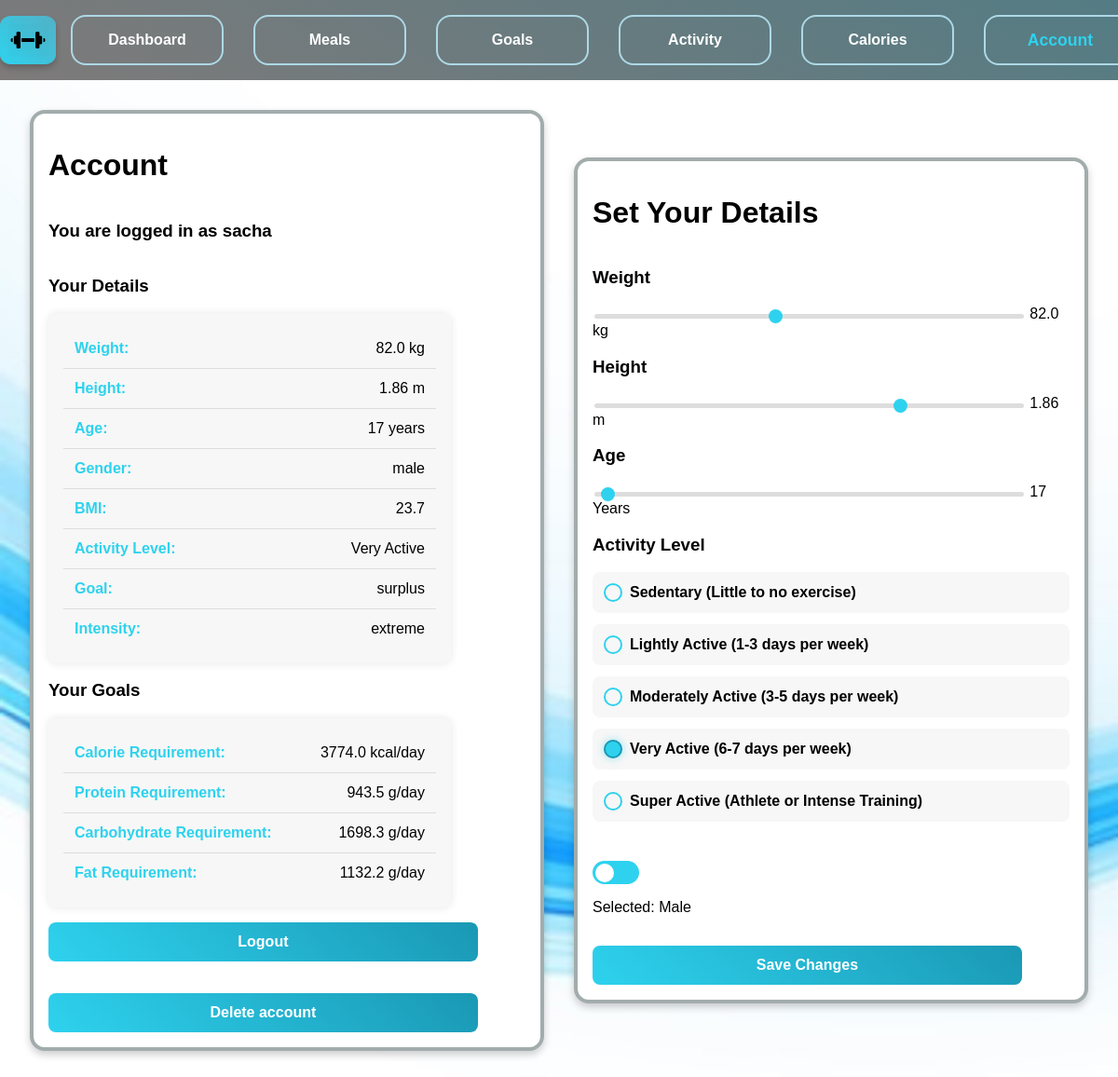
Page /account (signed in) on the earlier database version.
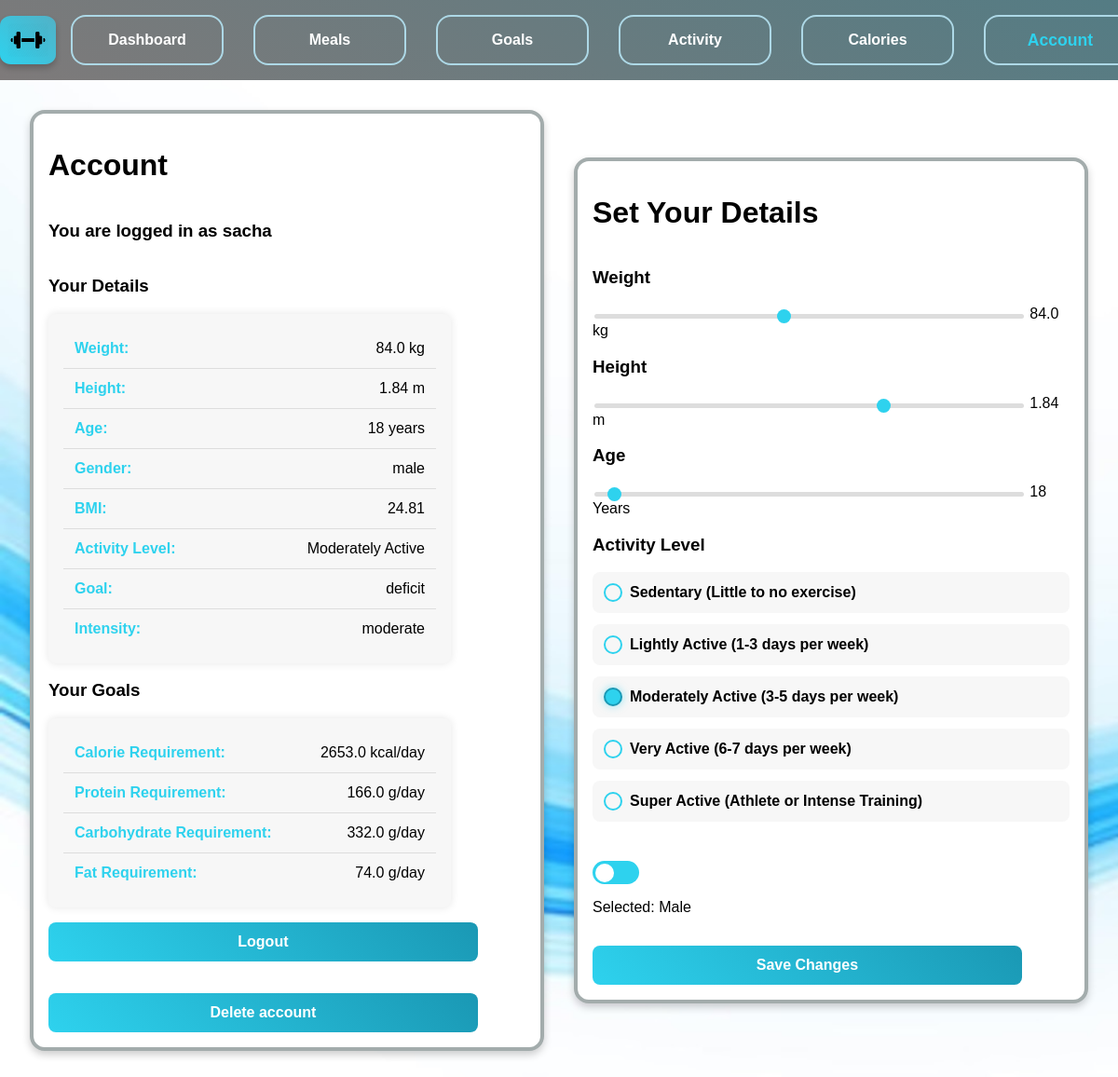
Same page on the later database version.
### app.py (models this page shows, shortened)
class User(db.Model):
    id = db.Column(db.Integer, primary_key=True)
    username = db.Column(db.String(100))
    weight = db.Column(db.Float, default=90)
    height = db.Column(db.Float, default=1.75)
    age = db.Column(db.Integer, default=48)
    gender = db.Column(db.String(10), default='male')
    bmi = db.Column(db.Float)
    bmr = db.Column(db.Float)
    tdee = db.Column(db.Float)
    exercise_level = db.Column(db.String(20), default='sedentary')
    goal = db.Column(db.String(20), default='maintain')
    intensity = db.Column(db.String(20))
    caloriesRequired = db.Column(db.Float)
    proteinRatio = db.Column(db.Float)
    fatRatio = db.Column(db.Float)
    carbRatio = db.Column(db.Float)
    proteinRequired = db.Column(db.Float)
    fatRequired = db.Column(db.Float)
    carbRequired = db.Column(db.Float)
    meals = db.relationship('UserMeals', backref='user', lazy=True)

### app.py (the view, shortened to what this page needs)
@app.route('/account', methods=['POST', 'GET'])
def account():
    username = session.get('username')
    found_user = User.query.filter_by(username=username).first()
    return render_template(
        'account.html',
        username=username,
        user_db=found_user
    )

### templates/account.html (shortened to what this page needs)
{% extends "base.html" %}
{% block content %}
<div class="content">
    <div class="section-box">
        <h1>Account</h1>
        <h3>You are logged in as {{username}}</h3>
        <h3>Your Details</h3>
        <ul class="user-list">
            <li><strong>Weight:</strong> {{ user_db.weight if user_db.weight else 90 }} kg</li>
            <li><strong>Height:</strong> {{ user_db.height if user_db.height else 1.75 }} m</li>
            <li><strong>Age:</strong> {{ user_db.age if user_db.age else 48 }} years</li>
            <li><strong>Gender:</strong> {{ user_db.gender if user_db.gender else 'male' }}</li>
            <li><strong>BMI:</strong> {{ user_db.bmi if user_db.bmi else 'Not Calculated' }}</li>
            <li><strong>Activity Level:</strong> {{ user_db.exercise_level.replace("_", " ").title() if user_db.exercise_level else 'Not Set' }}</li>
            <li><strong>Goal:</strong> {{ user_db.goal if user_db.goal else 'Not Set' }}</li>
            <li><strong>Intensity:</strong> {{ user_db.intensity if user_db.intensity else 'Not Set' }}</li>
        </ul>
        <h3>Your Goals</h3>
        <ul class="user-list">
            <li><strong>Calorie Requirement:</strong> {{ user_db.caloriesRequired if user_db.caloriesRequired else 'Not Set' }} kcal/day</li>
            <li><strong>Protein Requirement:</strong> {{ user_db.proteinRequired if user_db.proteinRequired else 'Not Set' }} g/day</li>
            <li><strong>Carbohydrate Requirement:</strong> {{ user_db.carbRequired if user_db.carbRequired else 'Not Set' }} g/day</li>
            <li><strong>Fat Requirement:</strong> {{ user_db.fatRequired if user_db.fatRequired else 'Not Set' }} g/day</li>
        </ul>
        <form method="POST" action='/account'>
            <button type="submit" name="action" value="logout">Logout</button>
        </form>
        <br>
        <form method="POST" action='/account'>
            <button type="submit" name="action" value="delete">Delete account</button>
        </form>
    </div>
    <div class='section-box'>
        <h1>Set Your Details</h1>
        <form method="POST" action="/account">
            <h3>Weight</h3>
            <input type="range" id="weightSlider" name="getWeight" min="40" max="140" step="1"
                value="{{ user_db.weight if user_db.weight else 70 }}"
                oninput="weightOutput.value = this.value">
            <output id="weightOutput">{{ user_db.weight if user_db.weight else 70 }}</output> kg
            <br>
            <h3>Height</h3>
            <input type="range" id="heightSlider" name="getHeight" min="1.50" max="2.00" step="0.01"
                value="{{ user_db.height if user_db.height else 1.75 }}"
                oninput="heightOutput.value = this.value">
            <output id="heightOutput">{{ user_db.height if user_db.height else 1.75 }}</output> m
            <br>
            <h3>Age</h3>
            <input type="range" id="ageSlider" name="getAge" min="16" max="80" step="1"
                value="{{ user_db.age if user_db.age else 25 }}"
                oninput="ageOutput.value = this.value">
            <output id="ageOutput">{{ user_db.age if user_db.age else 25 }}</output> Years
            <br>
            <h3>Activity Level</h3>
            <div class="activity-level">
                <label class="radio-button">
                    <span class="custom-radio"></span> Sedentary (Little to no exercise)
                </label>
                <label class="radio-button">
                    <span class="custom-radio"></span> Lightly Active (1-3 days per week)
                </label>
                <label class="radio-button">
                    <span class="custom-radio"></span> Moderately Active (3-5 days per week)
                </label>
                <label class="radio-button">
                    <span class="custom-radio"></span> Very Active (6-7 days per week)
                </label>
                <label class="radio-button">
                    <span class="custom-radio"></span> Super Active (Athlete or Intense Training)
                </label>
            </div>
            <br>
            <label class="switch">
                <span class="slider"></span>
            </label>
            <p>Selected: <span id="genderText">{% if gender == 'female' %}Female{% else %}Male{% endif %}</span></p>
            <button type="submit" name="action" value="updateDetails">Save Changes</button>
        </form>
    </div>
{% endblock %}

### templates/base.html (shortened to what this page needs)
<!DOCTYPE html>
<html lang="en">
<head>
    <link rel="stylesheet" href="{{ url_for('static', filename='style.css') }}">
<body>
    <nav class="navbar">
        <ul class="navbar_items">
            <li>
                <img src="{{ url_for('static', filename='images/icon.png') }}" height="45" class="navbar_logo"/>
            </li>
            <li>
                <a href=/dashboard class="navbar_links {% if request.path == '/dashboard' %}active{% endif %}">Dashboard</a>
            </li>
            <li>
                <a href="/meals" class="navbar_links {% if request.path == '/meals' %}active{% endif %}">Meals</a>
            </li>
            <li>
                <a href="/goals" class="navbar_links {% if request.path == '/goals' %}active{% endif %}">Goals</a>
            </li>
            <li>
                <a href="/activity" class="navbar_links {% if request.path == '/activity' %}active{% endif %}">Activity</a>
            </li>
            <li>
                <a href="/calories" class="navbar_links {% if request.path == '/calories' %}active{% endif %}">Calories</a>
            </li>
            <li>
                <a href="/account" class="navbar_links {% if request.path == '/account' %}active{% endif %}">Account</a>
            </li>
        </ul>
    </nav>
    <main>
        {% block content %}  {% endblock %}
    </main>
</body>
</html>

### static/style.css (style rules this page uses)
html, body { background-image: url("./images/background.jpg"); background-size: cover; background-attachment: fixed; height: 100%; margin: 0rem; display: flex; flex-direction: column; box-sizing: border-box; font-family: sans-serif; }
.navbar_items { list-style-type: none; background: linear-gradient(30deg, #7e7a7a, #547c84); padding: 0; margin: 0; display: flex; justify-content: space-around; align-items: center; }
.navbar_links { padding: 1rem; width: 10rem; color: white; text-decoration: none; font-weight: bold; transition: all 0.3s ease; display: flex; justify-content: center; }
.navbar li { margin: 1rem; width: 10rem; border: 2px solid lightblue; border-radius: 1rem; display: flex; justify-content: center; }
.navbar_links.active { font-weight: bold; color: #2ed2ee; transform: scale(1.1); }
.navbar_logo { border-radius: 20%; width: 2.75rem; height: 2.25rem; background: linear-gradient(45deg, #2ed2ee, #52b1c6); padding: 0.5rem; box-shadow: 0px 4px 6px rgba(0, 0, 0, 0.2); transition: transform 0.3s ease-in-out, box-shadow 0.3s ease-in-out; }
.navbar_items li:first-child { border: none; background: transparent; margin: 0; padding: 0; width: auto; }
.section-box { display: flex; flex-direction: column; flex-grow: 1; border: 0.3rem solid rgb(163, 172, 172); padding: 1rem; margin: 1rem; border-radius: 1rem; background-color: white; width: 40%; box-shadow: 0 0.25rem 0.5rem rgba(0, 0, 0, 0.2); transition: transform 0.3s ease-in-out; overflow: hidden; }
.content { display: flex; flex-wrap: wrap; justify-content: space-between; align-items: center; padding: 1rem; }
input[type="range"] { -webkit-appearance: none; appearance: none; width: 90%; height: 5px; background: #ddd; border-radius: 5px; outline: none; transition: background 0.3s ease-in-out; }
button, input[type="submit"] { width: 90%; padding: 0.75rem; margin-top: 1rem; border: none; border-radius: 0.5rem; background: linear-gradient(45deg, #2ed2ee, #1a98b4); color: white; font-size: 1rem; cursor: pointer; transition: all 0.3s ease-in-out; font-weight: bold; }
.activity-level, .fitness-goals { display: flex; flex-direction: column; gap: 0.75rem; margin-bottom: 1.5rem; }
.radio-button { display: flex; align-items: center; gap: 0.5rem; cursor: pointer; font-size: 1rem; font-weight: bold; padding: 0.75rem; border-radius: 0.5rem; background: #f7f7f7; transition: 0.3s ease-in-out; }
.custom-radio { width: 1rem; height: 1rem; border: 2px solid #2ed2ee; border-radius: 50%; display: flex; align-items: center; justify-content: center; transition: 0.3s ease-in-out; }
.radio-button input:checked + .custom-radio { background-color: #2ed2ee; border-color: #1a98b4; box-shadow: 0 0 8px rgba(46, 210, 238, 0.5); }
.switch { position: relative; display: inline-block; width: 3.125rem; height: 1.5625rem; }
.slider { position: absolute; cursor: pointer; top: 0; left: 0; right: 0; bottom: 0; background-color: #2ed2ee; border-radius: 1.5625rem; transition: 0.4s; }
.slider:before { position: absolute; content: ""; height: 1.25rem; width: 1.25rem; left: 0.1875rem; bottom: 0.15625rem; background-color: white; border-radius: 50%; transition: 0.4s; }
.user-list { list-style: none; padding: 1rem; margin: 0; background: #f7f7f7; border-radius: 0.5rem; box-shadow: 0 0 10px rgba(0, 0, 0, 0.1); max-width: 400px; }
.user-list li { padding: 0.75rem; font-size: 1rem; border-bottom: 1px solid #ddd; display: flex; justify-content: space-between; }
.user-list li:last-child { border-bottom: none; }
.user-list li strong { color: #2ed2ee; }

Differences in the rows shown:
changed User "sacha": weight "82.0" → "84.0"; height "1.86" → "1.84"; age "17" → "18"; bmi "23.7" → "24.81"; exercise_level.replace "Very Active" → "Moderately Active"; goal "surplus" → "deficit"; intensity "extreme" → "moderate"; caloriesRequired "3774.0" → "2653.0"; proteinRequired "943.5" → "166.0"; carbRequired "1698.3" → "332.0"; fatRequired "1132.2" → "74.0"; getWeight "82" → "84"; getHeight "1.86" → "1.84"; getAge "17" → "18"
